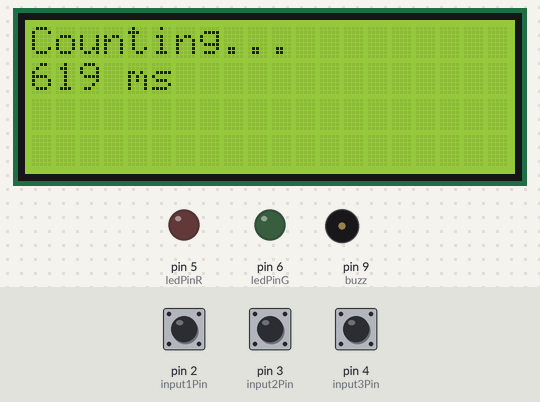
Bench run of a sketch on a simulated Arduino Uno, built with avr-gcc and run on an emulated ATmega328P. On the bench: 20×4 character LCD, output pins drawn as LEDs (lit = HIGH), buzzer (waves = sounding, pin HIGH). The inputs (shaded band) are chosen by the test bench; at power-on: pin 3 (input2Pin) HIGH, pin 2 (input1Pin) HIGH, pin 4 (input3Pin) HIGH.

Above: at 4.3 s.
4.4 s: pin 3 (input2Pin) pulled LOW for 0.15 s
At 5.6 s:
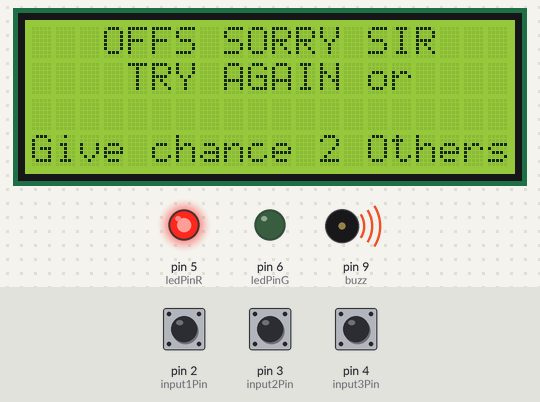
At 25.6 s:
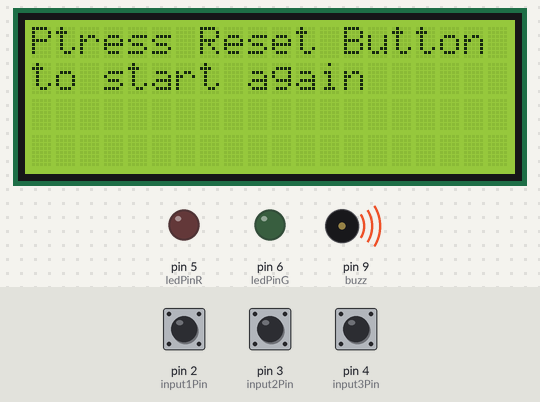
Timing chart, 0 to 31.0 s (numbered marks = the images above; inputs shaded):
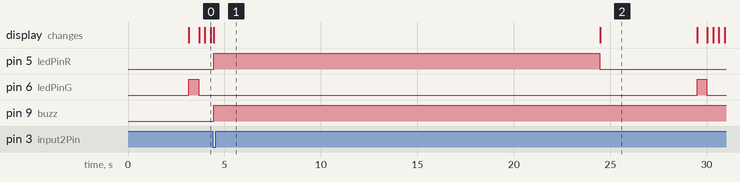

Measured:
- after the input at 4.4 s, pin 5 (ledPinR): LOW → HIGH after 0.06 s, → LOW 20.0 s later; pin 6 (ledPinG): LOW → HIGH after 25.1 s, → LOW 0.50 s later; pin 9 (buzz): LOW → HIGH after 0.06 s; the display: changes after 0.06 s (image 1)

The sketch:

Buzz_Game_Code.ino
```cpp
#include <Wire.h>
#include <LiquidCrystal_I2C.h>

LiquidCrystal_I2C lcd(0x27, 20, 4);

const int input1Pin = 2;
const int input2Pin = 3;
const int input3Pin = 4;
const int ledPinR = 5;
const int ledPinG = 6;
const int buzz = 9;


bool counting = false;
unsigned long startTime;

void setup() {
  pinMode(input1Pin, INPUT_PULLUP);
  pinMode(input2Pin, INPUT_PULLUP);
  pinMode(input3Pin, INPUT_PULLUP);
  pinMode(ledPinR, OUTPUT);
  pinMode(ledPinG, OUTPUT);
  pinMode(buzz, OUTPUT);

  lcd.init();
  lcd.backlight();
  lcd.setCursor(1, 0);
  lcd.print("DESIGN BY EEE LAB");
  lcd.setCursor(1, 1);
  lcd.print("UTTARA UNIVERSITY");
  lcd.setCursor(1, 3);
  lcd.print("DEPERTMENT OF EEE");
  delay(3000);
  lcd.clear();

  lcd.setCursor(2, 0);
  lcd.print("You can Start");
  lcd.setCursor(2, 1);
  lcd.print("Best Of Luck Sir");
}

void loop() {
  int input1State = digitalRead(input1Pin);
  int input2State = digitalRead(input2Pin);
  int input3State = digitalRead(input3Pin);

  if (input1State == HIGH && !counting) {
    lcd.clear();
    lcd.setCursor(0, 0);
    lcd.print("Your Time Star");
    digitalWrite(ledPinG, HIGH);
      delay(500);
      digitalWrite(ledPinG, LOW);

    counting = true;
    startTime = millis();
    lcd.clear();
    lcd.setCursor(0, 0);
    lcd.print("Counting...");

  }

  if (counting) {
    unsigned long currentTime = millis();
    unsigned long elapsedTime = currentTime - startTime;
    lcd.setCursor(0, 1);
    lcd.print(elapsedTime);
    lcd.print(" ms");

    if (input3State == LOW && input2State == HIGH && input1State == HIGH) {

      lcd.clear();
      lcd.setCursor(2, 0);
      lcd.print("CONGRATULATIONS");
      lcd.setCursor(0, 1);
      lcd.print("YOU HAVE SUCCEEDED");
      lcd.setCursor(0, 2);
      lcd.print("Your Time: ");
      lcd.print(elapsedTime / 1000);
      lcd.print(" sec");
      counting = false;
      digitalWrite(ledPinR, LOW);
      digitalWrite(ledPinG, HIGH);
    int melody[] = {
    262, 262, 294, 262, 349, 330, 262, 262,
    294, 262, 392, 349, 262, 262, 523, 440,
    349, 330, 294, 466, 466, 440, 349, 392, 349
  };

  int noteDuration = 200;

  for (int i = 0; i < 24; i++) {
    // Play the note
    tone(buzz, melody[i], noteDuration);
    delay(noteDuration + 50);
  }

    } else if (input2State == LOW && input3State == HIGH && input1State == HIGH) {

      lcd.clear();
      lcd.setCursor(3, 0);
      lcd.print("OFFS SORRY SIR");
      lcd.setCursor(4, 1);
      lcd.print("TRY AGAIN or");
      lcd.setCursor(0, 3);
      lcd.print("Give chance 2 Others");
      counting = false;
      digitalWrite(ledPinR, HIGH);
      digitalWrite(ledPinG, LOW);
      digitalWrite(buzz,HIGH);
      delay(20000);
      digitalWrite(ledPinR, LOW);
      lcd.clear();
      lcd.setCursor(0, 0);
      lcd.print("Ptress Reset Button");
      lcd.setCursor(0, 1);
      lcd.print("to start again");
      delay(5000);
    }
  }
}
```
